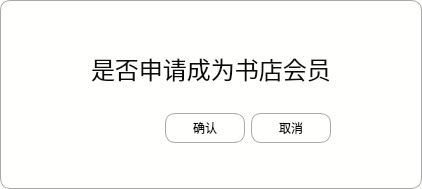
<?xml version="1.0" encoding="UTF-8"?>
<ui version="4.0">
 <class>Dialog</class>
 <widget class="QDialog" name="Dialog">
  <property name="geometry">
   <rect>
    <x>0</x>
    <y>0</y>
    <width>422</width>
    <height>189</height>
   </rect>
  </property>
  <property name="sizePolicy">
   <sizepolicy hsizetype="Fixed" vsizetype="Fixed">
    <horstretch>0</horstretch>
    <verstretch>0</verstretch>
   </sizepolicy>
  </property>
  <property name="windowTitle">
   <string>Dialog</string>
  </property>
  <property name="styleSheet">
   <string notr="true">QPushButton:hover{
        color:red;
	    font: 10pt &quot;Arial&quot;;
        }
QLineEdit{
        border:1px solid gray;;
        border-radius:10px;
        padding:2px 4px;
}
QWidget{
        color:#0c0a0a;
        background:rgb(255, 255, 254);
        border-top:1px solid darkGray;
        border-bottom:1px solid darkGray;
        border-right:1px solid darkGray;
        border-left:1px solid darkGray;
        border-top-left-radius:10px;
        border-top-right-radius:10px;
        border-bottom-right-radius:10px;
        border-bottom-left-radius:10px;
    }
QLabel{
        border:none;}</string>
  </property>
  <layout class="QHBoxLayout" name="horizontalLayout_3">
   <item>
    <layout class="QVBoxLayout" name="verticalLayout_2">
     <item>
      <spacer name="verticalSpacer_3">
       <property name="orientation">
        <enum>Qt::Vertical</enum>
       </property>
       <property name="sizeType">
        <enum>QSizePolicy::Fixed</enum>
       </property>
       <property name="sizeHint" stdset="0">
        <size>
         <width>20</width>
         <height>25</height>
        </size>
       </property>
      </spacer>
     </item>
     <item>
      <layout class="QHBoxLayout" name="horizontalLayout_2">
       <item>
        <spacer name="horizontalSpacer_2">
         <property name="orientation">
          <enum>Qt::Horizontal</enum>
         </property>
         <property name="sizeHint" stdset="0">
          <size>
           <width>40</width>
           <height>20</height>
          </size>
         </property>
        </spacer>
       </item>
       <item>
        <layout class="QVBoxLayout" name="verticalLayout">
         <item>
          <widget class="QLabel" name="label">
           <property name="sizePolicy">
            <sizepolicy hsizetype="Fixed" vsizetype="Fixed">
             <horstretch>0</horstretch>
             <verstretch>0</verstretch>
            </sizepolicy>
           </property>
           <property name="font">
            <font>
             <family>华文楷体</family>
             <pointsize>18</pointsize>
            </font>
           </property>
           <property name="text">
            <string>是否申请成为书店会员</string>
           </property>
          </widget>
         </item>
         <item>
          <spacer name="verticalSpacer">
           <property name="orientation">
            <enum>Qt::Vertical</enum>
           </property>
           <property name="sizeType">
            <enum>QSizePolicy::Fixed</enum>
           </property>
           <property name="sizeHint" stdset="0">
            <size>
             <width>20</width>
             <height>20</height>
            </size>
           </property>
          </spacer>
         </item>
         <item>
          <layout class="QHBoxLayout" name="horizontalLayout">
           <item>
            <spacer name="horizontalSpacer">
             <property name="orientation">
              <enum>Qt::Horizontal</enum>
             </property>
             <property name="sizeHint" stdset="0">
              <size>
               <width>48</width>
               <height>20</height>
              </size>
             </property>
            </spacer>
           </item>
           <item>
            <widget class="QPushButton" name="vipconmfirm_Button">
             <property name="sizePolicy">
              <sizepolicy hsizetype="Minimum" vsizetype="Fixed">
               <horstretch>0</horstretch>
               <verstretch>0</verstretch>
              </sizepolicy>
             </property>
             <property name="minimumSize">
              <size>
               <width>80</width>
               <height>30</height>
              </size>
             </property>
             <property name="text">
              <string>确认</string>
             </property>
            </widget>
           </item>
           <item>
            <widget class="QPushButton" name="vipcancel_Button">
             <property name="minimumSize">
              <size>
               <width>80</width>
               <height>30</height>
              </size>
             </property>
             <property name="text">
              <string>取消</string>
             </property>
            </widget>
           </item>
          </layout>
         </item>
        </layout>
       </item>
       <item>
        <spacer name="horizontalSpacer_3">
         <property name="orientation">
          <enum>Qt::Horizontal</enum>
         </property>
         <property name="sizeHint" stdset="0">
          <size>
           <width>40</width>
           <height>20</height>
          </size>
         </property>
        </spacer>
       </item>
      </layout>
     </item>
     <item>
      <spacer name="verticalSpacer_2">
       <property name="orientation">
        <enum>Qt::Vertical</enum>
       </property>
       <property name="sizeType">
        <enum>QSizePolicy::Fixed</enum>
       </property>
       <property name="sizeHint" stdset="0">
        <size>
         <width>20</width>
         <height>20</height>
        </size>
       </property>
      </spacer>
     </item>
    </layout>
   </item>
  </layout>
 </widget>
 <resources/>
 <connections>
  <connection>
   <sender>vipcancel_Button</sender>
   <signal>clicked()</signal>
   <receiver>Dialog</receiver>
   <slot>close()</slot>
   <hints>
    <hint type="sourcelabel">
     <x>302</x>
     <y>134</y>
    </hint>
    <hint type="destinationlabel">
     <x>382</x>
     <y>162</y>
    </hint>
   </hints>
  </connection>
 </connections>
</ui>
